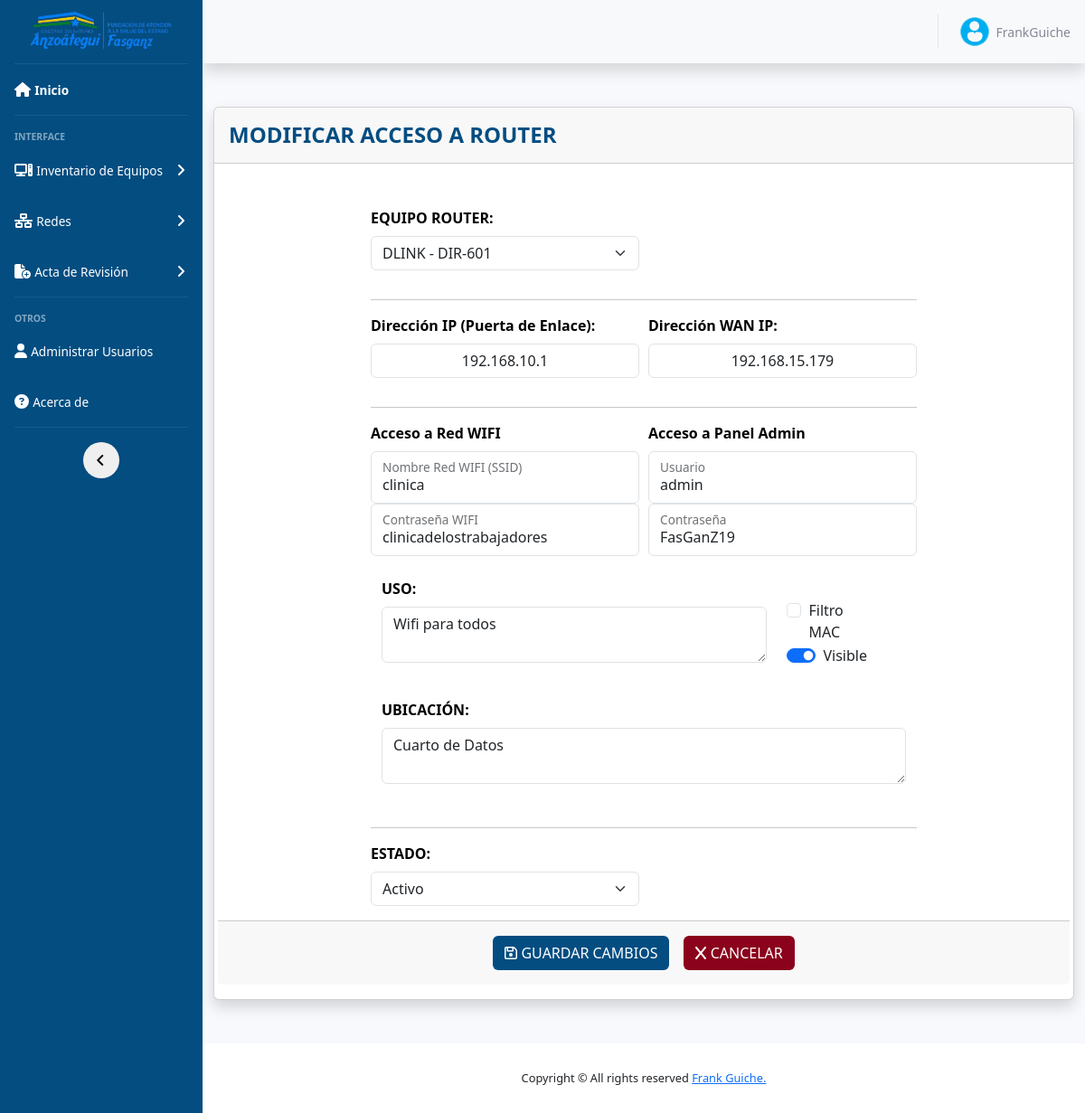
Screenshot of /includes/_accesoRouters/editar_acceso.php?id=6 (signed in) with the database file from the repository.
### tables this page shows
CREATE TABLE `acceso_routers` (
  `id` int(11) NOT NULL,
  `id_equipo` int(11) NOT NULL,
  `direccion_ip` varchar(15) NOT NULL,
  `wan_ip` varchar(15) NOT NULL,
  `nombre` varchar(60) NOT NULL,
  `contraseña` varchar(60) NOT NULL,
  `usuario_acceso` varchar(60) NOT NULL,
  `contraseña_acceso` varchar(60) NOT NULL,
  `visibilidad` varchar(25) NOT NULL,
  `filtro_mac` varchar(10) NOT NULL,
  `uso` varchar(255) NOT NULL,
  `ubicacion` text NOT NULL,
  `fecha_registro` date NOT NULL,
  `encargado_registro` int(11) NOT NULL,
  `fecha_modificacion` date NOT NULL,
  `encargado_modificacion` int(11) NOT NULL,
  `estado` varchar(50) NOT NULL
);

### includes/_accesoRouters/editar_acceso.php (the view, shortened to what this page needs)
<?php
$id = $_GET['id'];
include "../db.php";
$consulta = "SELECT * FROM acceso_routers WHERE id = $id";
$resultado = mysqli_query($conexion, $consulta);
$usuario = mysqli_fetch_assoc($resultado);
?>
<?php include_once "header.php"; ?>
<body>
    <div class="container">
        <div class="card shadow my-5">
            <div class="card-header py-3">
                <div class="row">
                    <h4 class="m-0 font-primary mayus bold col-8">Modificar Acceso a Router</h4>
                    <div class="col-4 text-right">
                    </div>
                </div>
            </div>
            <div class="card-body">
                <form action="../functions.php" id="form" method="POST">
                    <div class="row mt-4">
                        <div class="col-md-2"></div>
                        <div class="col-md-8">
                            <div class="form-row mb-0 mt-2">
                                <div class="form-group col-6">
                                    <label for="id_equipo" class="label-span mayus">Equipo Router: </label>
                                    <select class="form-select" id="id_equipo" name="id_equipo">
                                        <?php
                                        include("../db.php");
                                        $equipo_actual = $usuario['id_equipo'];
                                        $sql = "SELECT * FROM equipos WHERE tipo_equipo = 'Router'";
                                        $resultado = mysqli_query($conexion, $sql);
                                        while ($consulta = mysqli_fetch_array($resultado)) {
                                            $selected = ($equipo_actual == $consulta['id']) ? 'selected' : '';
                                            echo '<option value="' . $consulta['id'] . '" ' . $selected . '>' . $consulta['marca'] . ' - ' . $consulta['modelo'] . '</option>';
                                        }
                                        ?>
                                    </select>
                                </div>
                            </div>
                            <hr>
                            <div class="form-row mb-0 mt-2">
                                <div class="form-group col-6">
                                    <label for="direccion_ip" class="label-span">Dirección IP (Puerta de Enlace): </label>
                                    <input type="text" name="direccion_ip" id="direccion_ip" class="form-control text-center" value="<?php echo $usuario['direccion_ip']; ?>">
                                </div>
                                <div class="form-group col-6">
                                    <label for="wan_ip" class="label-span">Dirección WAN IP: </label>
                                    <input type="text" name="wan_ip" id="wan_ip" class="form-control text-center" value="<?php echo $usuario['wan_ip']; ?>">
                                </div>
                            </div>
                            <hr>
                            <div class="form-row mb-0 mt-2">
                                <div class="form-group col-6">
                                    <label for="" class="label-span">Acceso a Red WIFI</label>
                                    <div class="form-floating">
                                        <input type="text" class="form-control" id="nombre" name="nombre" value="<?php echo $usuario['nombre']; ?>">
                                        <label for="floatingInputGrid">Nombre Red WIFI (SSID)</label>
                                    </div>
                                    <div class="form-floating">
                                        <input type="text" class="form-control" id="contraseña" name="contraseña" value="<?php echo $usuario['contraseña']; ?>">
                                        <label for="floatingInputGrid">Contraseña WIFI</label>
                                    </div>
                                </div>
                                <div class="form-group col-6">
                                    <label for="" class="label-span">Acceso a Panel Admin</label>
                                    <div class="form-floating">
                                        <input type="text" class="form-control" id="usuario_acceso" name="usuario_acceso" value="<?php echo $usuario['usuario_acceso']; ?>">
                                        <label for="floatingInputGrid">Usuario</label>
                                    </div>
                                    <div class="form-floating">
                                        <input type="text" class="form-control" id="contraseña_acceso" name="contraseña_acceso" value="<?php echo $usuario['contraseña_acceso']; ?>">
                                        <label for="floatingInputGrid">Contraseña</label>
                                    </div>
                                </div>
                            </div>
                            <div class="form-row mb-0 mt-2">
                                <div class="form-group col-9">
                                    <div class="form-group col">
                                        <label for="uso" class="label-span mayus">Uso: </label>
                                        <textarea type="text" name="uso" id="uso" class="form-control"><?php echo $usuario['uso']; ?></textarea>
                                    </div>
                                </div>
                                <div class="form-group col-2 mt-4">
                                    <div class="form-check">
                                        <input class="form-check-input" type="checkbox" id="filtro_mac" name="filtro_mac" <?php echo $usuario['filtro_mac'] === 'Sí' ? 'checked' : ''; ?>>
                                        <label class="form-check-label" for="filtro_mac"> Filtro MAC</label>
                                    </div>
                                    <div class="form-check form-switch">
                                        <input class="form-check-input" type="checkbox" id="visibilidad" name="visibilidad" <?php echo $usuario['visibilidad'] === 'Visible' ? 'checked' : ''; ?>>
                                        <label class="form-check-label" for="visibilidad">Visible</label>
                                    </div>
                                </div>
                            </div>
                            <div class="form-row mb-0 mt-2">
                                <div class="form-group col-12">
                                    <div class="form-group col">
                                        <label for="ubicacion" class="label-span mayus">Ubicación: </label>
                                        <textarea type="text" name="ubicacion" id="ubicacion" class="form-control"><?php echo $usuario['ubicacion']; ?></textarea>
                                    </div>
                                </div>
                            </div>
                            <hr>
                            <div class="form-row mb-0 mt-2">
                                <div class="form-group col-6">
                                    <label for="estado" class="form-label label-span left mayus">Estado:</label>
                                    <select name="estado" id="estado" class="form-select" required>
                                        <option <?php echo $usuario['estado'] === 'Activo' ? "selected='selected' " : "" ?> value="Activo">Activo</option>
                                    </select>
                                </div>
                            </div>
                        </div>
                        <div class="col-md-2"></div>
                        <div class="card-footer">
                            <div class="my-2 d-flex justify-content-center">
                                <button type="submit" id="form" name="form" class="btn btn-agg mr-2 mayus bold">
                                    <i class="fa-regular fa-floppy-disk"></i> Guardar Cambios</button>
                                <a href="../../views/acceso_routers.php" class="btn btn-delete ml-2 mayus bold">
                                    <i class="fa-solid fa-x"></i> Cancelar
                                </a>
                            </div>
                        </div>
                    </div>
            </div>
        </div>
    </div>
    <?php include_once "footer.php"; ?>
</body>
</html>

### css/style.css (style rules this page uses)
.font-primary { color: #034D81 !important; font-weight: bold; }
.label-span { font-weight: bold; color: #000000; }
.mayus { text-transform: uppercase; }
.bold { font-weight: bold; }
.left { text-align: left; display: inline-block; width: 100%; }
.btn-agg { background-color: #034D81 !important; color: #FFFFFF !important; }
.btn-delete { background-color: #8A021B !important; color: #FFFFFF !important; }
.btn { transition: all 0.3s ease; }
a { color: #000000; text-decoration: none; background-color: transparent }

### rows the page displays
acceso_routers: direccion_ip "192.168.10.1", wan_ip "192.168.15.179", nombre "clinica", contraseña "clinicadelostrabajadores", usuario_acceso "admin", contraseña_acceso "FasGanZ19", uso "Wifi para todos", visibilidad "☑", ubicacion "Cuarto de Datos", estado "Activo"

### other values shown
$_SESSION['username'] "FrankGuiche"
form field id_equipo "DLINK - DIR-601"
